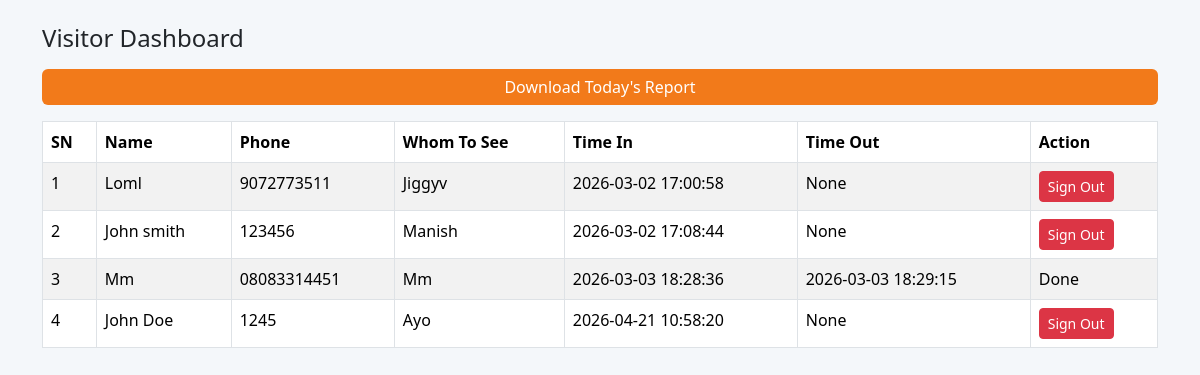
/dashboard, run on the app's committed database.
### tables this page shows
CREATE TABLE visitors (
            id INTEGER PRIMARY KEY AUTOINCREMENT,
            sn INTEGER,
            visitor_name TEXT NOT NULL,
            full_address TEXT,
            tag_no TEXT,
            phone_no TEXT,
            whom_to_see TEXT,
            purpose TEXT,
            time_in TEXT,
            time_out TEXT,
            acknowledged INTEGER
        );

### app.py (the view)
@app.route("/dashboard")
def dashboard():
    conn = get_db_connection()
    visitors = conn.execute("SELECT * FROM visitors").fetchall()
    conn.close()
    return render_template("dashboard.html", visitors=visitors)

### app.py (called while the page is built)
def get_db_connection():
    conn = sqlite3.connect(DATABASE)
    conn.row_factory = sqlite3.Row
    return conn

### templates/dashboard.html
{% extends "layout.html" %}
{% block content %}
<div class="container py-4">
    <h4 class="mb-3">Visitor Dashboard</h4>
    <a href="/export-today" class="btn btn-primary mb-3 w-100">
    Download Today's Report
    </a>
    <div class="table-responsive">
        <table class="table table-bordered table-striped">
            <thead>
                <tr>
                    <th>SN</th>
                    <th>Name</th>
                    <th>Phone</th>
                    <th>Whom To See</th>
                    <th>Time In</th>
                    <th>Time Out</th>
                    <th>Action</th>
                </tr>
            </thead>
            <tbody>
            {% for v in visitors %}
                <tr>
                    <td>{{ v.sn }}</td>
                    <td>{{ v.visitor_name }}</td>
                    <td>{{ v.phone_no }}</td>
                    <td>{{ v.whom_to_see }}</td>
                    <td>{{ v.time_in }}</td>
                    <td>{{ v.time_out }}</td>
                    <td>
                        {% if not v.time_out %}
                            <a href="/timeout/{{ v.id }}" class="btn btn-sm btn-danger">
                                Sign Out
                            </a>
                        {% else %}
                            Done
                        {% endif %}
                    </td>
                </tr>
            {% endfor %}
            </tbody>
        </table>
    </div>
</div>
{% endblock %}

### templates/layout.html (shortened to what this page needs)
<!DOCTYPE html>
<html>
<head>
    <link href="https://cdn.jsdelivr.net/npm/bootstrap@5.3.2/dist/css/bootstrap.min.css" rel="stylesheet">
</head>
<body>
{% block content %}{% endblock %}
</body>
</html>

### templates/layout.html (style rules this page uses)
body { background: #F4F7FA; font-family: 'Segoe UI', sans-serif; }
.btn-primary { background-color: #F27A1A; border: none; }

### data on the page
visitors: sn "1", visitor_name "Loml", phone_no "9072773511", whom_to_see "Jiggyv", time_in "2026-03-02 17:00:58", time_out "None"
visitors: sn "2", visitor_name "John smith", phone_no "123456", whom_to_see "Manish", time_in "2026-03-02 17:08:44", time_out "None"
visitors: sn "3", visitor_name "Mm", phone_no "08083314451", whom_to_see "Mm", time_in "2026-03-03 18:28:36", time_out "2026-03-03 18:29:15", shows "Done"
visitors: sn "4", visitor_name "John Doe", phone_no "1245", whom_to_see "Ayo", time_in "2026-04-21 10:58:20", time_out "None"
